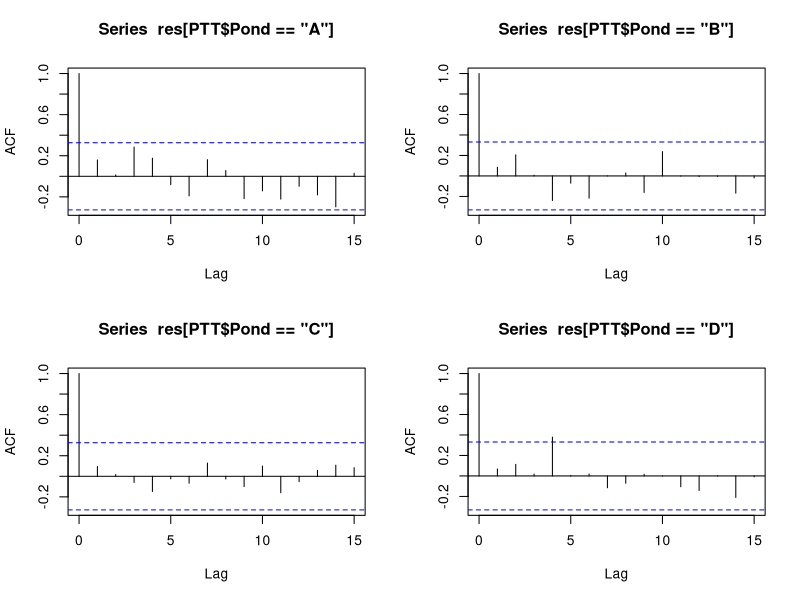

Write R code to recreate this figure. (Note: this script raises an error after producing the figure.)
#Running a paired two-tailed t-test
PTT<- read.csv("PairedTTest.csv")
head(PTT)
PTT$Diff=PTT$GMF-PTT$SA
head(PTT)

#Remove all NA columns

t.test(PTT$GMF, PTT$SA, paired=TRUE)
#t = 1.7984, df = 141, p-value = 0.07425, paired t-test = not significant

library(reshape2)
PTT <- na.omit(PTT)
PTT.m <- melt(PTT, id.vars=c("JDATE", "Pond"), measure.vars = c("GMF", "SA"))
m <- lm(value ~ Pond + variable*JDATE, data=PTT.m)
m.diff <- lm(Diff ~ Pond + JDATE, data=PTT)
summary(m)
summary(m.diff)
res <- residuals(m.diff)
par(mfrow=c(2,2))
acf(res[PTT$Pond=="A"])
acf(res[PTT$Pond=="B"])
acf(res[PTT$Pond=="C"])
acf(res[PTT$Pond=="D"])
par(mfrow=c(1,1))

qplot(JDATE, value, geom="point", data=PTT.m, facets=variable~Pond)
qplot(value, geom="histogram", data=PTT.m, facets=variable~Pond)
#If we (1) replace the negative and low values with the lowest detected value for each method respectively and then log the values, we can compare methods and do a paired t-test that way... 
#We can also view histograms of the vaues for each pond by each method
smurf <- PTT
smurf$GMF <- pmax(smurf$GMF, 0.4)
smurf$SA  <- pmax(smurf$SA, 0.8)
smurf <- melt(smurf, id.vars=c("JDATE", "Pond"), measure.vars = c("GMF", "SA"))
qplot(log(value), geom="histogram", data=smurf, facets=variable~Pond, binwidth=1/3)
##Here's the t-test
t.test(value~variable, paired = TRUE, data=smurf)
